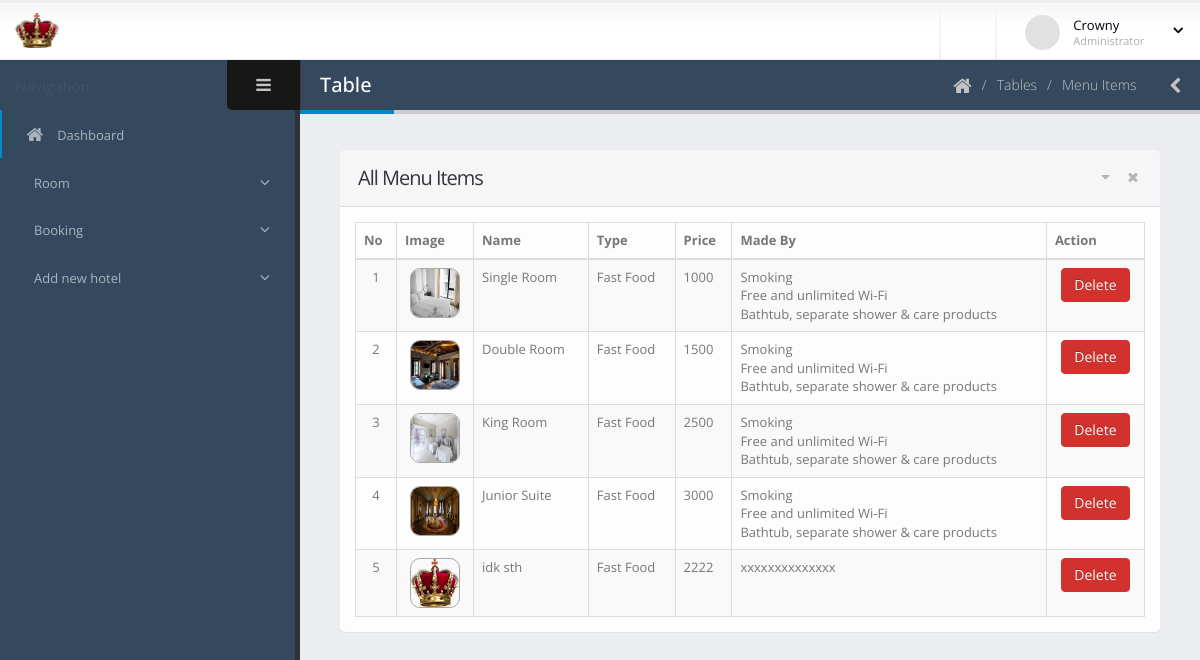
Page /dashboard/menu-list.php (signed in) on the committed database.
### tables this page shows
CREATE TABLE `menu_room` (
  `id` int NOT NULL,
  `hotel_id` int DEFAULT NULL,
  `item_name` varchar(200) DEFAULT NULL,
  `madeby` varchar(300) DEFAULT NULL,
  `food_type` varchar(100) NOT NULL,
  `price` float DEFAULT NULL,
  `image` varchar(500) DEFAULT NULL
);

### dashboard/menu-list.php (the view, shortened to what this page needs)
<?php include 'template/header.php';
?>
	<body>
		<section class="body">
			<?php include 'template/top-bar.php'; ?>
			<div class="inner-wrapper">
				<?php include 'template/left-bar.php'; ?>
				<section role="main" class="content-body">
					<header class="page-header">
						<h2>Table</h2>
						<div class="right-wrapper pull-right">
							<ol class="breadcrumbs">
								<li>
									<a href="index.php">
										<i class="fa fa-home"></i>
									</a>
								</li>
								<li><span>Tables</span></li>
								<li><span>Menu Items</span></li>
							</ol>
							<a class="sidebar-right-toggle" data-open="sidebar-right"><i class="fa fa-chevron-left"></i></a>
						</div>
					</header>
						<section class="panel">
							<header class="panel-heading">
								<div class="panel-actions">
									<a href="#" class="fa fa-caret-down"></a>
									<a href="#" class="fa fa-times"></a>
								</div>
								<h2 class="panel-title">All Menu Items</h2>
							</header>
							<div class="panel-body">
								<table class="table table-bordered table-striped mb-none" id="datatable-tabletools" data-swf-path="assets/vendor/jquery-datatables/extras/TableTools/swf/copy_csv_xls_pdf.swf">
									<thead>
										<tr>
											<th>No</th>
											<th>Image</th>
											<th>Name</th>
											<th>Type</th>
											<th>Price</th>
											<th>Made By</th>
											<th class="hidden-phone">Action</th>
										</tr>
									</thead>
									<tbody>
										<?php
										$res_id = $_SESSION['id'];
										$count = 1;
										$con = connect();
										$sql = "SELECT * FROM `menu_room` WHERE hotel_id = '$res_id';";
										$result = $con->query($sql);
										foreach ($result as $r) {
										?>
										<tr class="gradeX">
											<td class="center hidden-phone"><?php echo $count; ?></td>
											<td class="center hidden-phone">
												<figure class="image rounded">
													<img style="height: 50px;width: 50px;border-radius: 10px;    border: 1px solid darkgray;" src="item-image/<?php echo $r['image']; ?>" alt="Item Image" >
												</figure>
											</td>
											<td><?php echo $r['item_name']; ?></td>
											<td><?php echo $r['food_type']; ?></td>
											<td><?php echo $r['price']; ?></td>
											<td><?php echo $r['madeby']; ?></td>
											<td class="center hidden-phone">
												<a href="menu-manage.php?menu_id=<?php echo $r['id']; ?>" class="btn btn-danger"  onclick="if (!Done()) return false; ">Delete</a>
											</td>
										</tr>
										<?php $count++; } ?>
									</tbody>
								</table>
							</div>
						</section>
				</section>
			</div>
		</section>
	</body>
</html>

### dashboard/assets/stylesheets/skins/default.css (style rules this page uses)
a, .btn-link { color: #0088cc; }
body .btn-danger { color: #ffffff; text-shadow: 0 -1px 0 rgba(0, 0, 0, 0.25); background-color: #d2322d; border-color: #d2322d; }
.page-header h2 { border-bottom-color: #0088cc; }

### rows in the picture
menu_room: image (picture), item_name "Single Room", food_type "Fast Food", price "1000", madeby "Smoking Free and unlimited Wi-Fi Bathtub, separate shower & care products"
menu_room: image (picture), item_name "Double Room", food_type "Fast Food", price "1500", madeby "Smoking Free and unlimited Wi-Fi Bathtub, separate shower & care products"
menu_room: image (picture), item_name "King Room", food_type "Fast Food", price "2500", madeby "Smoking Free and unlimited Wi-Fi Bathtub, separate shower & care products"
menu_room: image (picture), item_name "Junior Suite", food_type "Fast Food", price "3000", madeby "Smoking Free and unlimited Wi-Fi Bathtub, separate shower & care products"
menu_room: image (picture), item_name "idk sth", food_type "Fast Food", price "2222", madeby "xxxxxxxxxxxxxx"

### other values in the picture
$_SESSION['name'] "Crowny"
